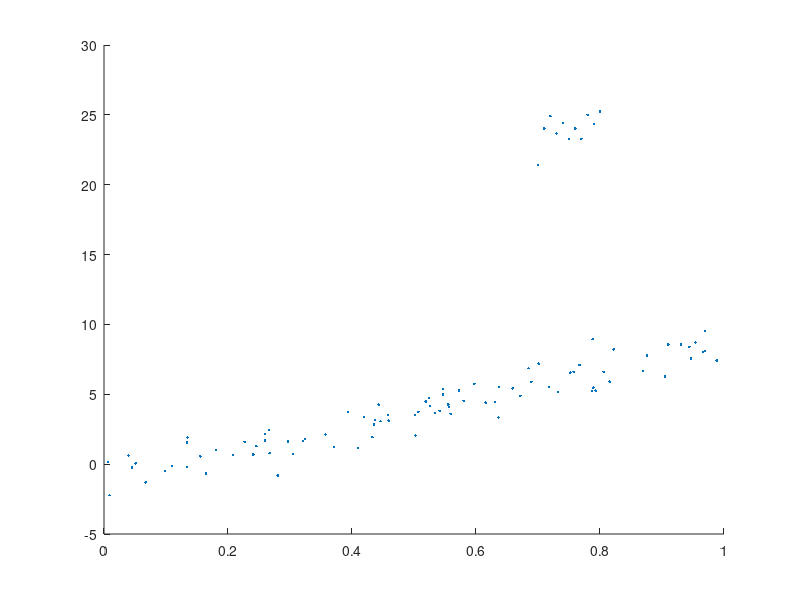

Reproduce this figure in MATLAB. (Note: this script raises an error after producing the figure.)
clc
clear
%载入数据
load('regression.mat');
figure(1)
%绘制散点图
scatter(X,Y,'black','.');
hold on
xaug=[X,ones(size(X))];
%编写squaredCostReduced函数
squaredCostReduced=@(beta)(squaredCost(beta,xaug,Y));
beta=fminsearch(squaredCostReduced,[0;0]);
jbeta=squaredCostReduced(beta);
y1=zeros(100,1);
for i=1:1:100
    y1(i,1)=xaug(i,:)*beta;
end
P=polyfit(X,Y,1);
y2=polyval(P,X);
plot(X,y1,'.b',X,y2);
hold on
legend('Data','Fminisearch','Polyfit')
betai=(xaug'*xaug)^(-1)*xaug'*Y;
betaj=(xaug'*xaug)\xaug'*Y;
b=regress(Y,[ones(size(Y)),X]);
%给定不同的范数值
for i=1:2
    figure(i+1)
    p=i;
    %编写absoluteCostReduced函数值
    absoluteCostReduced=@(betal)(absoluteCost(betal,xaug,Y,p));
    betall=fminsearch(absoluteCostReduced,[0;0]);
    jbetal=absoluteCostReduced(betall);
    y3=zeros(100,1);
    for j=1:100
        y3(j,1)=xaug(j,:)*betall;
    end
    scatter(X,Y,'k','.');
    hold on;
    plot(X,y2,'b',X,y3,'r');
    legend('data','Squared','Ablolute');
end